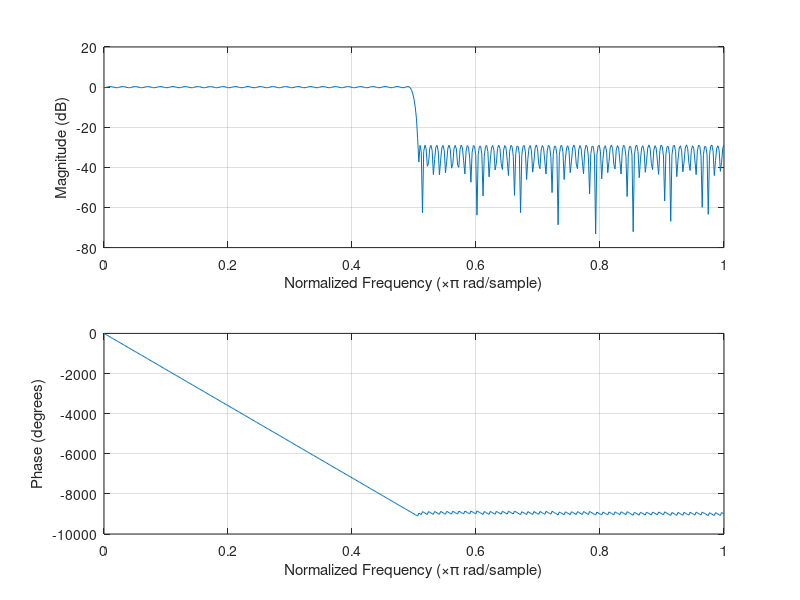

The MATLAB source for this figure:
f80=[0 7900 8100 16000]/16000
amp=[1 1 .0001 .001]
filtre=remez(200,f80,amp)
freqz(filtre,1)
zoom on
save filtr16_8 filtre /ascii
